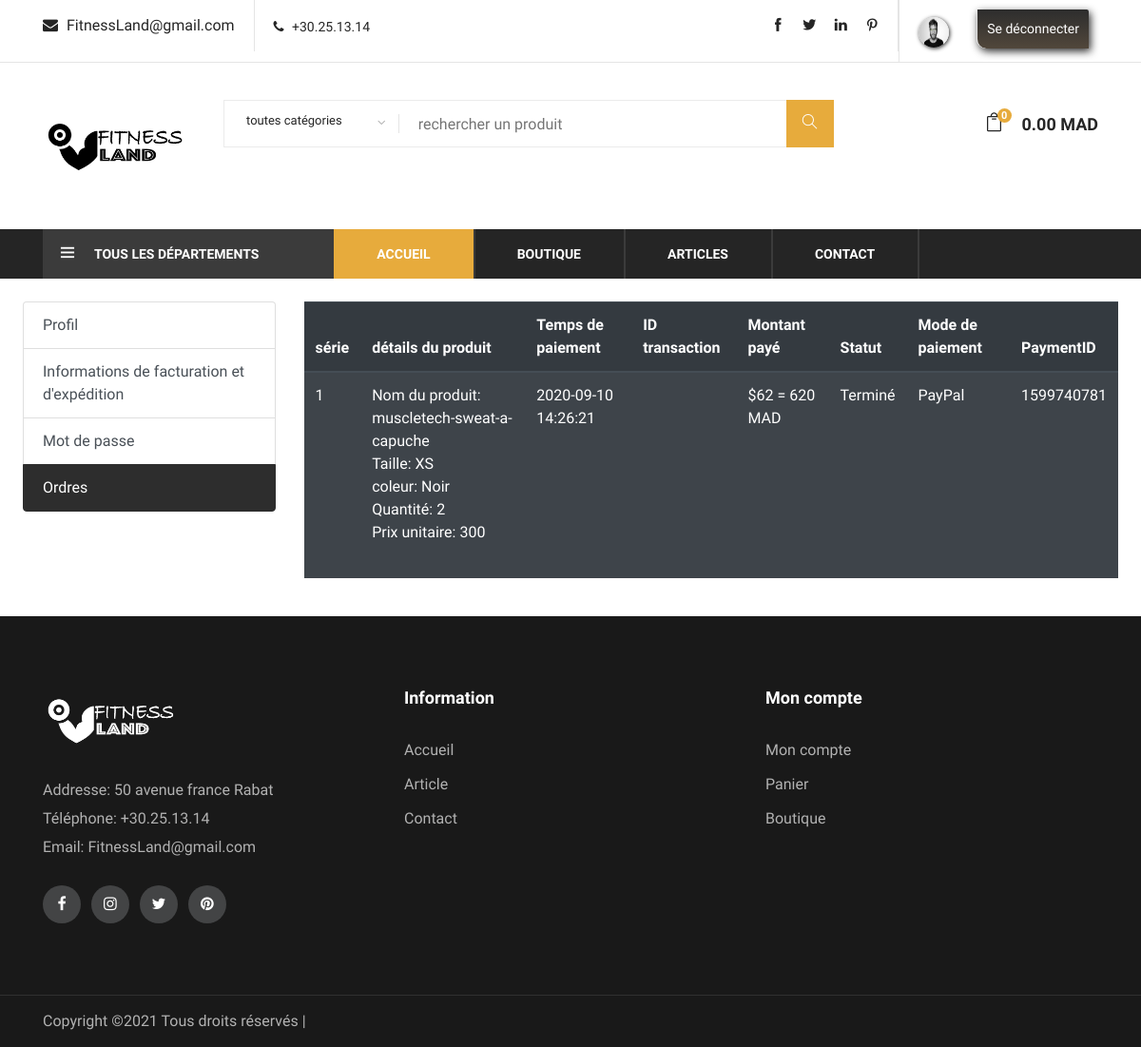
Page /dashbord.php (signed in) on the committed database.
### tables this page shows
CREATE TABLE `tbl_payment` (
  `id` int(11) NOT NULL,
  `customer_id` int(11) NOT NULL,
  `customer_name` varchar(255) NOT NULL,
  `customer_email` varchar(255) NOT NULL,
  `payment_date` varchar(50) NOT NULL,
  `txnid` varchar(255) NOT NULL,
  `paid_amount` int(11) NOT NULL,
  `card_number` varchar(50) NOT NULL,
  `card_cvv` varchar(10) NOT NULL,
  `card_month` varchar(10) NOT NULL,
  `card_year` varchar(10) NOT NULL,
  `bank_transaction_info` text NOT NULL,
  `payment_method` varchar(20) NOT NULL,
  `payment_status` varchar(25) NOT NULL,
  `shipping_status` varchar(20) NOT NULL,
  `payment_id` varchar(255) NOT NULL
);

CREATE TABLE `tbl_order` (
  `id` int(11) NOT NULL,
  `product_id` int(11) NOT NULL,
  `product_name` varchar(255) NOT NULL,
  `size` varchar(100) NOT NULL,
  `color` varchar(100) NOT NULL,
  `quantity` varchar(50) NOT NULL,
  `unit_price` varchar(50) NOT NULL,
  `payment_id` varchar(255) NOT NULL
);

### _classes/Databases.php (called while the page is built, shortened)
<?php
class Databases
{
    private $Connection;
    public function  connection_with_db(){
        $this->Connection = new mysqli(DB_HOST,DB_USER,DB_PASS,DB_NAME);
        if($this->Connection == true){
            return 'connected';
        }else{
            die('site web en maintenance');
            exit;
        }
    }
    public function exec_query($sql){
        return $this->Connection->query($sql);
    }
}
$db = new Databases();

### _classes/Dashbord.php (the view, shortened to what this page needs)
<?php
class Dashbord
{
  private  static  $tbl_payment = 'tbl_payment';
  private  static  $tbl_order = 'tbl_order';
    public  function Orders_Dash($cust_email){
         global $db;
        $limit = 4;
        $page = @$_GET['page'];
        if($page)
            $start = ($page - 1) * $limit;
        else
            $start = 0;
        $stat2 = " SELECT * FROM " . self::$tbl_payment . " WHERE customer_email= '$cust_email' ORDER BY id DESC LIMIT $start, $limit";
        $exec2 = $db->exec_query($stat2);
        if ($page == 0) $page = 1;
        $tip = $page*10-10;
        echo '<table class="table table-striped table-dark"> ';
        echo  '<thead>';
        echo ' <tr>
                            <th scope="col">série</th>
                            <th scope="col">détails du produit</th>
                            <th scope="col">Temps de paiement</th>
                            <th scope="col">ID transaction</th>
                            <th scope="col">Montant payé</th>
                            <th scope="col">Statut</th>
                            <th scope="col">Mode de paiement</th>
                            <th scope="col">PaymentID</th>
                        </tr>';
        echo  '</thead>';
        echo '<tbody>';
          while ($row = mysqli_fetch_assoc($exec2)){
              $tip++;
              ?>
              <tr>
                  <td scope="row"><?php echo $tip; ?></td>
                  <td>
                      <?php
                      $statement1 = " SELECT * FROM " . self::$tbl_order . " WHERE payment_id  =  " . $row['payment_id'];
                       $exec3 = $db->exec_query($statement1);
                         while($row1 = mysqli_fetch_assoc($exec3)){
                             echo 'Nom du produit: '.$row1['product_name'];
                             echo '<br>Taille: '.$row1['size'];
                             echo '<br>coleur: '.$row1['color'];
                             echo '<br>Quantité: '.$row1['quantity'];
                             echo '<br>Prix unitaire: '.$row1['unit_price'];
                             echo '<br><br>';
                         }
                      ?>
                  </td>
                  <td><?php echo $row['payment_date']; ?></td>
                  <td><?php echo $row['txnid']; ?></td>
                  <td>$<?php echo $row['paid_amount']; ?> = <?php echo $row['paid_amount'] * 10 ; ?>  MAD</td>
                  <td><?php
                      if($row['payment_status'] == 'Pending'){
                          ?>
                          En attente
                     <?php
                      }else{
                          ?>
                          Terminé
                     <?php }
                      ?>
                  </td>
                  <td><?php echo $row['payment_method']; ?></td>
                  <td><?php echo $row['payment_id']; ?></td>
              </tr>
        <?php  }
      echo  '</tbody>';
echo  '</table>';
    }
}

### assets/css/style.css (style rules this page uses)
html, body { height: 100%; font-family: "Muli", sans-serif; -webkit-font-smoothing: antialiased; font-smoothing: antialiased; overflow-x: hidden; }

### rows in the picture
tbl_payment: payment_date "2020-09-10 14:26:21", paid_amount "62", $row['paid_amount']*10 "620", payment_status "Terminé", payment_method "PayPal", payment "1599740781"
tbl_order: product_name "muscletech-sweat-a-capuche", size "XS", color "Noir", quantity "2", unit_price "300"
